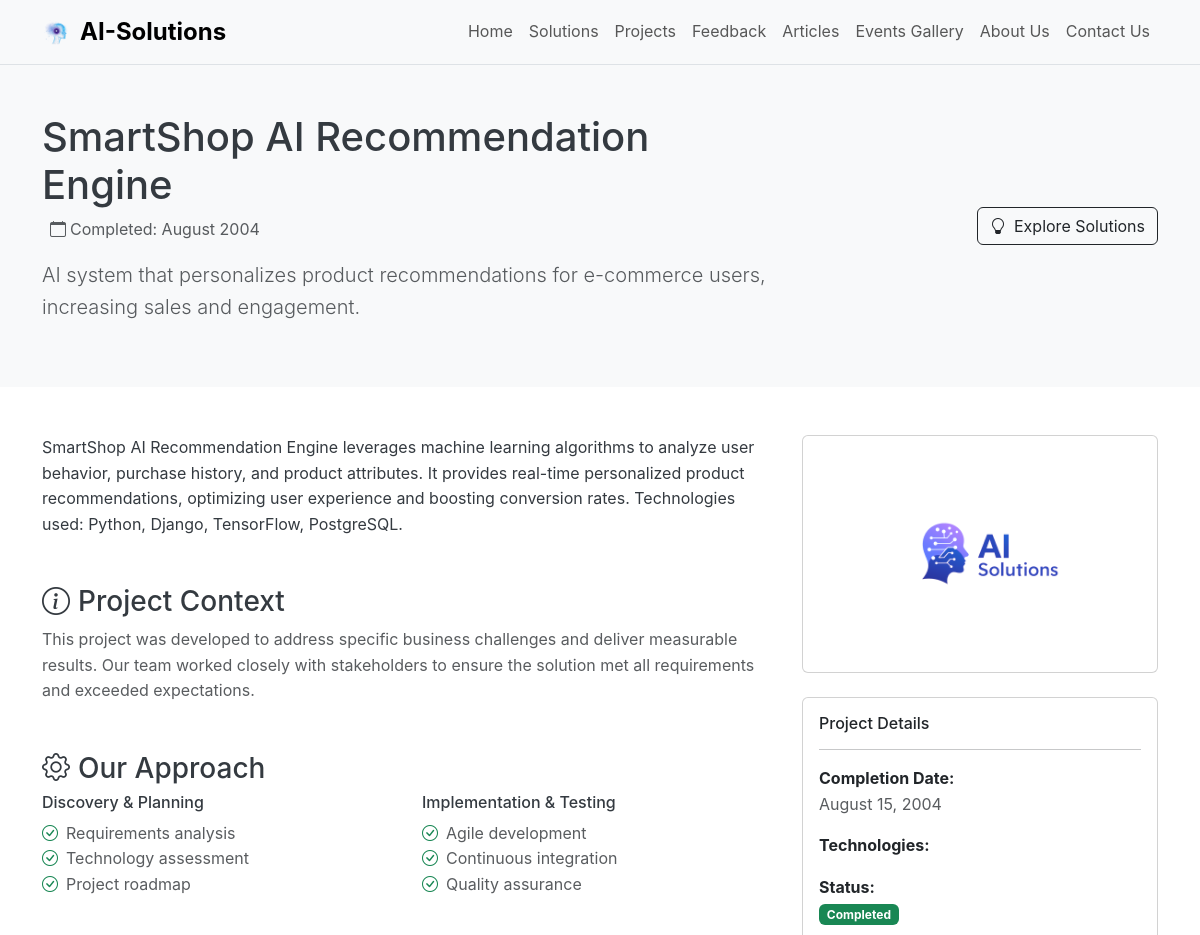
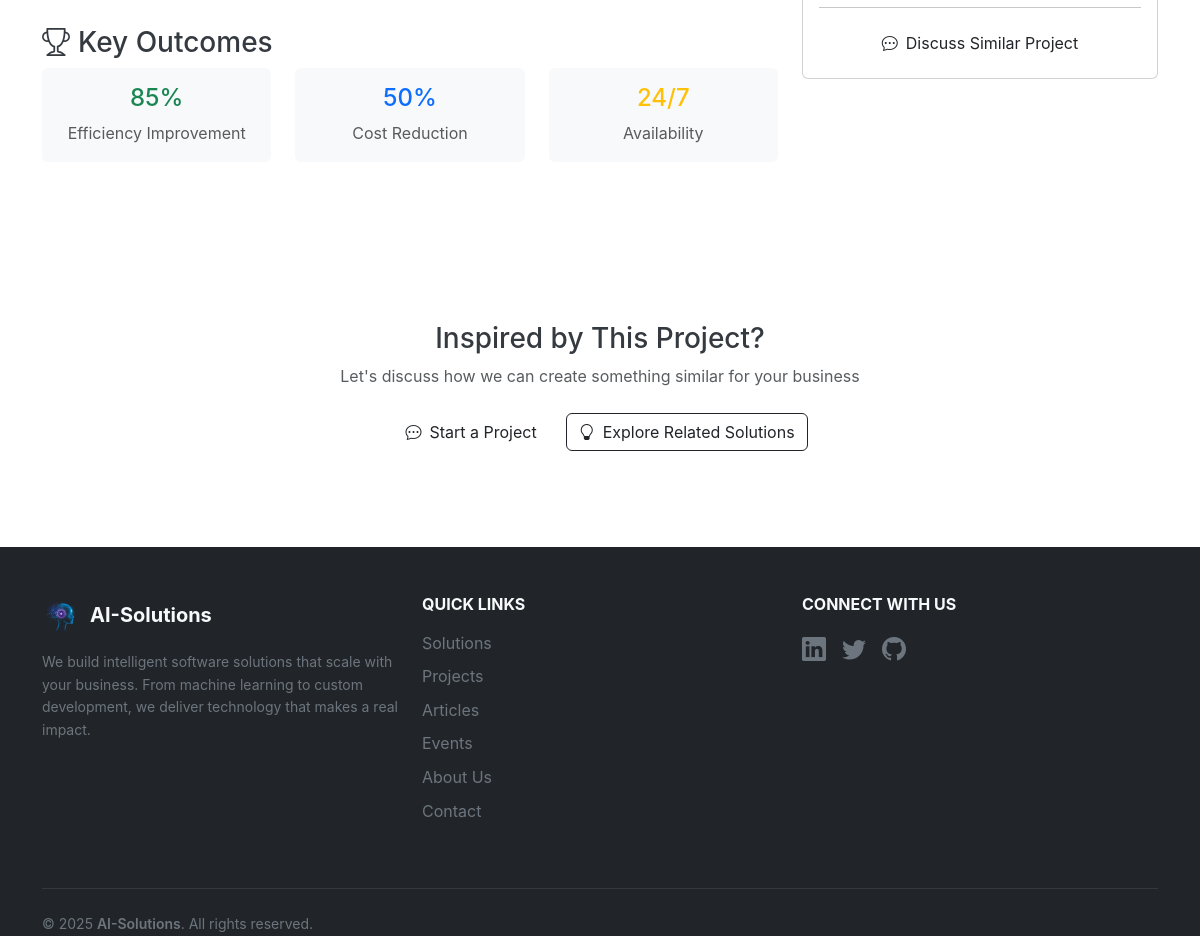
/projects/smartshop-ai-recommendation/, run on the app's committed database (2 pictures, top to bottom).
### core/models.py (models this page shows, shortened)
class Project(models.Model):
    title = models.CharField(max_length=255)
    slug = models.SlugField(unique=True)  # Ensure slug field exists
    summary = models.TextField()
    description = models.TextField()
    cover_image = models.ImageField(upload_to='projects/')
    tags = models.ManyToManyField('Tag', through='Project_tags', blank=True)  # Many-to-many relationship with through model
    completed_on = models.DateField()
    slug = models.SlugField(max_length=200, blank=True)
    views_count = models.PositiveIntegerField(default=0)

### core/views.py (the view)
# urls.py: path('projects/<slug:slug>/', views.project_detail, name="project_detail"),
def project_detail(request, slug):
    project = get_object_or_404(Project, slug=slug)
    project.views_count += 1
    project.save(update_fields=['views_count'])
    related_projects = Project.objects.filter(tags__in=project.tags.all()).exclude(id=project.id).distinct()[:3]
    context = {
        'project': project,
        'related_projects': related_projects,
        'settings': SiteSettings.load(),
    }
    return render(request, 'frontend/project_detail.html', context)

### core/context_processors.py (called while the page is built, shortened)
def site_settings(request):
    return {
        'settings': SiteSettings.load()
    }

def admin_notifications(request):
    return {}

### core/models.py (called while the page is built)
    @classmethod
    def load(cls):
        return cls.objects.first()

### templates/frontend/project_detail.html (shortened to what this page needs)
{% extends "base.html" %}
{% load static %}
{% block content %}
<section class="py-5 bg-light">
    <div class="container">
        <div class="row align-items-center">
            <div class="col-lg-8">
                <h1>{{ project.title }}</h1>
                <div class="d-flex align-items-center mb-3">
                    <span class="text-muted ms-2">
                        <i class="bi bi-calendar me-1"></i>Completed: {{ project.completed_on|date:"F Y" }}
                    </span>
                </div>
                <p class="lead text-muted">{{ project.summary }}</p>
            </div>
            <div class="col-lg-4 text-lg-end">
                <a href="{% url 'core:solutions' %}" class="btn btn-outline-dark">
                    <i class="bi bi-lightbulb me-2"></i>Explore Solutions
                </a>
            </div>
        </div>
    </div>
</section>
<section class="py-5">
    <div class="container">
        <div class="row">
            <div class="col-lg-8">
                <div class="mb-5">
                    {{ project.description|safe }}
                </div>
                <div class="mb-5">
                    <h3><i class="bi bi-info-circle text-brand me-2"></i>Project Context</h3>
                    <p class="text-muted">
                        This project was developed to address specific business challenges and deliver measurable results.
                        Our team worked closely with stakeholders to ensure the solution met all requirements and exceeded expectations.
                    </p>
                </div>
                <div class="mb-5">
                    <h3><i class="bi bi-gear text-brand me-2"></i>Our Approach</h3>
                    <div class="row">
                        <div class="col-md-6">
                            <h6>Discovery & Planning</h6>
                            <ul class="list-unstyled text-muted">
                                <li><i class="bi bi-check-circle text-success me-2"></i>Requirements analysis</li>
                                <li><i class="bi bi-check-circle text-success me-2"></i>Technology assessment</li>
                                <li><i class="bi bi-check-circle text-success me-2"></i>Project roadmap</li>
                            </ul>
                        </div>
                        <div class="col-md-6">
                            <h6>Implementation & Testing</h6>
                            <ul class="list-unstyled text-muted">
                                <li><i class="bi bi-check-circle text-success me-2"></i>Agile development</li>
                                <li><i class="bi bi-check-circle text-success me-2"></i>Continuous integration</li>
                                <li><i class="bi bi-check-circle text-success me-2"></i>Quality assurance</li>
                            </ul>
                        </div>
                    </div>
                </div>
                <div class="mb-5">
                    <h3><i class="bi bi-trophy text-brand me-2"></i>Key Outcomes</h3>
                    <div class="row">
                        <div class="col-md-4 mb-3">
                            <div class="card border-0 bg-light h-100">
                                <div class="card-body text-center">
                                    <h4 class="text-success">85%</h4>
                                    <p class="text-muted mb-0">Efficiency Improvement</p>
                                </div>
                            </div>
                        </div>
                        <div class="col-md-4 mb-3">
                            <div class="card border-0 bg-light h-100">
                                <div class="card-body text-center">
                                    <h4 class="text-primary">50%</h4>
                                    <p class="text-muted mb-0">Cost Reduction</p>
                                </div>
                            </div>
                        </div>
                        <div class="col-md-4 mb-3">
                            <div class="card border-0 bg-light h-100">
                                <div class="card-body text-center">
                                    <h4 class="text-warning">24/7</h4>
                                    <p class="text-muted mb-0">Availability</p>
                                </div>
                            </div>
                        </div>
                    </div>
                </div>
            </div>
            <div class="col-lg-4">
                {% if project.cover_image %}
                    <div class="card mb-4">
                        <img src="{{ project.cover_image.url }}" class="card-img-top" alt="{{ project.title }} main image">
                    </div>
                {% endif %}
                <div class="card">
                    <div class="card-body">
                        <h6>Project Details</h6>
                        <hr>
                        <div class="mb-3">
                            <strong>Completion Date:</strong><br>
                            <span class="text-muted">{{ project.completed_on|date:"F j, Y" }}</span>
                        </div>
                        <div class="mb-3">
                            <strong>Technologies:</strong><br>
                        </div>
                        <div class="mb-3">
                            <strong>Status:</strong><br>
                            <span class="badge bg-success">Completed</span>
                        </div>
                        <hr>
                        <a href="{% url 'core:contact' %}" class="btn btn-brand w-100">
                            <i class="bi bi-chat-dots me-2"></i>Discuss Similar Project
                        </a>
                    </div>
                </div>
            </div>
        </div>
    </div>
</section>
<section class="py-5">
    <div class="container">
        <div class="row">
            <div class="col-12 text-center">
                <h3>Inspired by This Project?</h3>
                <p class="text-muted mb-4">Let's discuss how we can create something similar for your business</p>
                <div class="d-flex justify-content-center gap-3">
                    <a href="{% url 'core:contact' %}" class="btn btn-brand">
                        <i class="bi bi-chat-dots me-2"></i>Start a Project
                    </a>
                    <a href="{% url 'core:solutions' %}" class="btn btn-outline-dark">
                        <i class="bi bi-lightbulb me-2"></i>Explore Related Solutions
                    </a>
                </div>
            </div>
        </div>
    </div>
</section>
{% endblock %}

### static/css/main.css (style rules this page uses)
:root { --primary-color: #007bff; --secondary-color: #6c757d; --success-color: #28a745; --danger-color: #dc3545; --warning-color: #ffc107; --info-color: #17a2b8; --light-color: #f8f9fa; --dark-color: #343a40; --gradient-primary: linear-gradient(135deg, #667eea 0%, #764ba2 100%); --gradient-secondary: linear-gradient(135deg, #f093fb 0%, #f5576c 100%); }
body { font-family: 'Inter', -apple-system, BlinkMacSystemFont, 'Segoe UI', Roboto, sans-serif; line-height: 1.6; color: var(--dark-color); }

### data on the page
Project: title "SmartShop AI Recommendation Engine", completed_on "August 2004", summary "AI system that personalizes product recommendations for e-commerce users, increasing sales and engagement.", description "SmartShop AI Recommendation Engine leverages machine learning algorithms to analyze user behavior, purchase history, and product attributes. It provides real-time personalized product recommendations, optimizing user experience and boosting conversion rates. Technologies used: Python, Django, TensorFlow, PostgreSQL.", cover_image (picture), completed_on "August 15, 2004"
